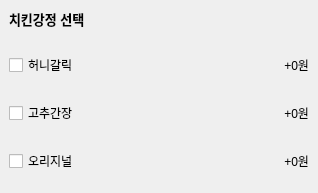
            <widget class="QWidget" name="widget_whole_2" native="true">
             <property name="minimumSize">
              <size>
               <width>318</width>
               <height>0</height>
              </size>
             </property>
             <property name="maximumSize">
              <size>
               <width>318</width>
               <height>16777215</height>
              </size>
             </property>
             <layout class="QVBoxLayout" name="verticalLayout_3">
              <property name="leftMargin">
               <number>0</number>
              </property>
              <property name="topMargin">
               <number>0</number>
              </property>
              <item>
               <widget class="QWidget" name="widget_title_2" native="true">
                <layout class="QVBoxLayout" name="verticalLayout_4">
                 <item>
                  <widget class="QLabel" name="label_2">
                   <property name="font">
                    <font>
                     <pointsize>10</pointsize>
                     <weight>75</weight>
                     <bold>true</bold>
                    </font>
                   </property>
                   <property name="text">
                    <string>치킨강정 선택</string>
                   </property>
                  </widget>
                 </item>
                </layout>
               </widget>
              </item>
              <item>
               <widget class="QWidget" name="widget_21" native="true">
                <property name="minimumSize">
                 <size>
                  <width>318</width>
                  <height>0</height>
                 </size>
                </property>
                <property name="maximumSize">
                 <size>
                  <width>318</width>
                  <height>16777215</height>
                 </size>
                </property>
                <layout class="QHBoxLayout" name="horizontalLayout_21">
                 <item>
                  <widget class="QCheckBox" name="checkBox_5">
                   <property name="text">
                    <string>허니갈릭</string>
                   </property>
                  </widget>
                 </item>
                 <item>
                  <widget class="QLabel" name="meatSpaghetti">
                   <property name="text">
                    <string>+0원</string>
                   </property>
                   <property name="alignment">
                    <set>Qt::AlignRight|Qt::AlignTrailing|Qt::AlignVCenter</set>
                   </property>
                  </widget>
                 </item>
                </layout>
               </widget>
              </item>
              <item>
               <widget class="QWidget" name="widget_22" native="true">
                <property name="minimumSize">
                 <size>
                  <width>318</width>
                  <height>0</height>
                 </size>
                </property>
                <property name="maximumSize">
                 <size>
                  <width>318</width>
                  <height>16777215</height>
                 </size>
                </property>
                <layout class="QHBoxLayout" name="horizontalLayout_22">
                 <item>
                  <widget class="QCheckBox" name="checkBox_6">
                   <property name="text">
                    <string>고추간장</string>
                   </property>
                  </widget>
                 </item>
                 <item>
                  <widget class="QLabel" name="baconcrimSpaghetti">
                   <property name="text">
                    <string>+0원</string>
                   </property>
                   <property name="alignment">
                    <set>Qt::AlignRight|Qt::AlignTrailing|Qt::AlignVCenter</set>
                   </property>
                  </widget>
                 </item>
                </layout>
               </widget>
              </item>
              <item>
               <widget class="QWidget" name="widget_63" native="true">
                <property name="minimumSize">
                 <size>
                  <width>318</width>
                  <height>0</height>
                 </size>
                </property>
                <property name="maximumSize">
                 <size>
                  <width>318</width>
                  <height>16777215</height>
                 </size>
                </property>
                <layout class="QHBoxLayout" name="horizontalLayout_62">
                 <item>
                  <widget class="QCheckBox" name="checkBox_7">
                   <property name="text">
                    <string>오리지널</string>
                   </property>
                  </widget>
                 </item>
                 <item>
                  <widget class="QLabel" name="baconcrimSpaghetti_2">
                   <property name="text">
                    <string>+0원</string>
                   </property>
                   <property name="alignment">
                    <set>Qt::AlignRight|Qt::AlignTrailing|Qt::AlignVCenter</set>
                   </property>
                  </widget>
                 </item>
                </layout>
               </widget>
              </item>
             </layout>
            </widget>
